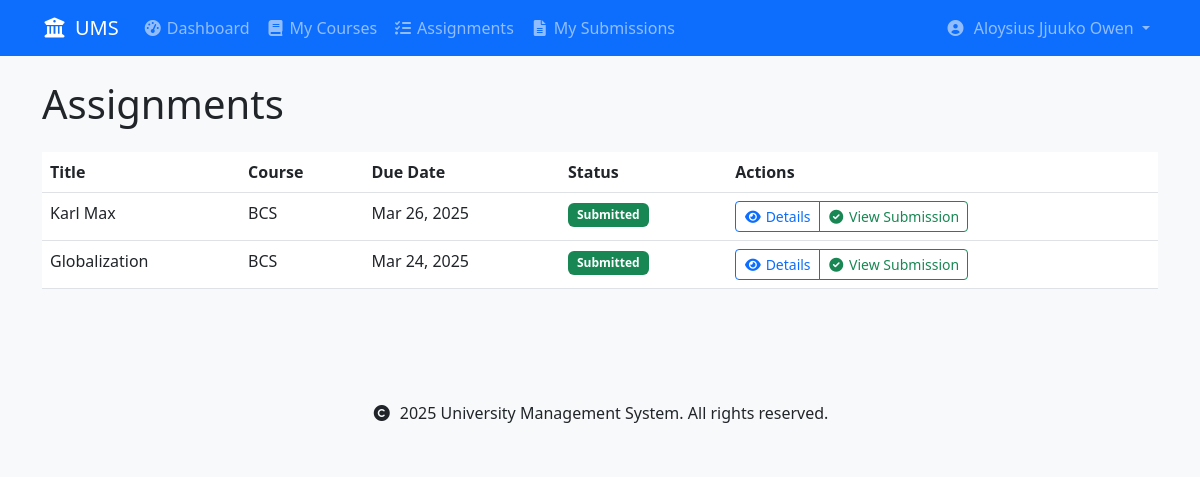
The page /assignments/ (signed in) on the database as committed earlier.
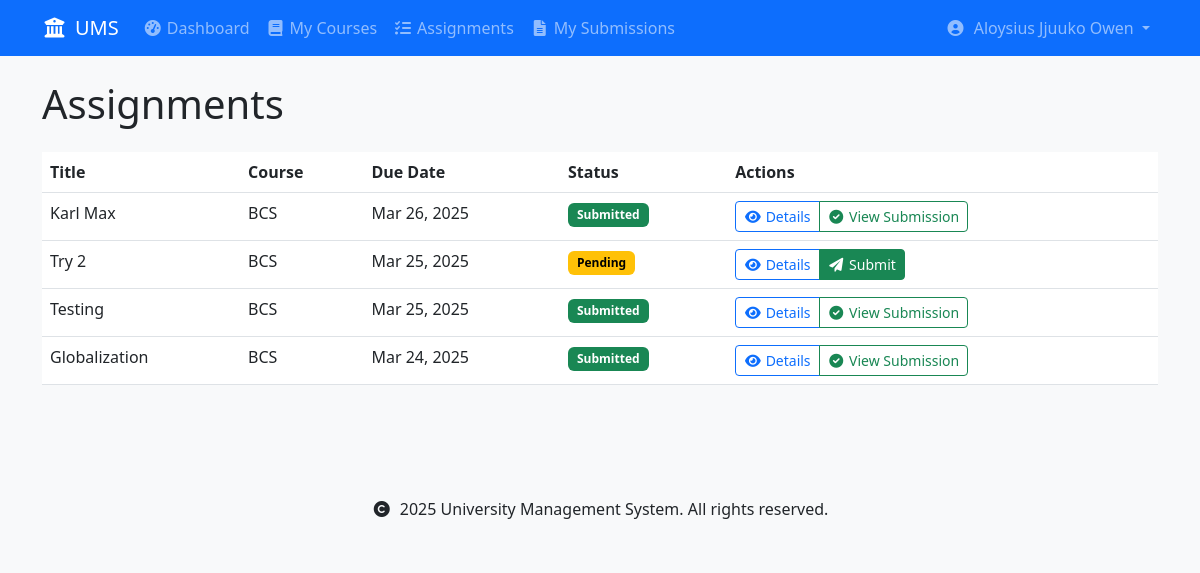
The same page on the database as committed later.
### assignments/models.py (models this page shows, shortened)
class Assignment(models.Model):
    title = models.CharField(max_length=200)
    course = models.ForeignKey(
        'courses.Course',
        on_delete=models.CASCADE,
        related_name='assignments'
    )
    description = models.TextField()
    due_date = models.DateTimeField()
    total_marks = models.DecimalField(
        max_digits=5,
        decimal_places=2,
        validators=[MinValueValidator(0)]
    )
    created_at = models.DateTimeField(auto_now_add=True)
    created_by = models.ForeignKey(
        settings.AUTH_USER_MODEL,
        on_delete=models.CASCADE,
        related_name='created_assignments'
    )
    class Meta:
        ordering = ['-due_date']
    def is_past_due(self):
        return timezone.now() > self.due_date

### courses/models.py (models this page shows, shortened)
class Course(models.Model):
    code = models.CharField(max_length=10, unique=True)
    name = models.CharField(max_length=100)
    department = models.ForeignKey(
        'schools.Department',
        on_delete=models.CASCADE,
        related_name='courses'
    )
    lecturer = models.ForeignKey(
        settings.AUTH_USER_MODEL,
        on_delete=models.SET_NULL,  # Changed from CASCADE to SET_NULL
        related_name='courses_teaching',
        limit_choices_to={'user_type': 'lecturer'},
        null=True  # Allow null for existing records
    )
    description = models.TextField(blank=True)
    credits = models.PositiveIntegerField(
        validators=[MinValueValidator(1), MaxValueValidator(6)],
        default=3  # Default number of credits
    )
    is_active = models.BooleanField(default=True)
    created_at = models.DateTimeField(auto_now_add=True)
    updated_at = models.DateTimeField(auto_now=True)
    class Meta:
        ordering = ['department', 'code']
        unique_together = ['department', 'code']

### assignments/views.py (the view)
# urls.py: path('', views.assignment_list, name='assignment_list'),
@login_required
def assignment_list(request):
    if request.user.is_student():
        assignments = Assignment.objects.filter(
            course__enrollments__student=request.user
        ).select_related('course', 'course__lecturer')
        for assignment in assignments:
            assignment.has_submitted = Submission.objects.filter(
                assignment=assignment,
                student=request.user
            ).exists()
    else:
        assignments = Assignment.objects.filter(
            course__lecturer=request.user
        ).select_related('course')
    return render(request, 'assignments/assignment_list.html', {
        'assignments': assignments
    })

### accounts/models.py (called while the page is built)
    def is_student(self):
        return self.user_type == 'student'

### templates/assignments/assignment_list.html (shortened to what this page needs)
{% extends 'base.html' %}
{% load custom_filters %}
{% block content %}
<div class="container">
    <h1 class="mb-4">Assignments</h1>
    {% if assignments %}
        <div class="table-responsive">
            <table class="table table-hover">
                <thead>
                    <tr>
                        <th>Title</th>
                        <th>Course</th>
                        <th>Due Date</th>
                        <th>Status</th>
                        <th>Actions</th>
                    </tr>
                </thead>
                <tbody>
                    {% for assignment in assignments %}
                        <tr>
                            <td>{{ assignment.title }}</td>
                            <td>{{ assignment.course.code }}</td>
                            <td>
                                {{ assignment.due_date|date:"M d, Y" }}
                            </td>
                            <td>
                                {% if assignment.has_submitted %}
                                    <span class="badge bg-success">Submitted</span>
                                {% else %}
                                    {% if assignment.is_past_due %}
                                        <span class="badge bg-danger">Missed</span>
                                    {% else %}
                                        <span class="badge bg-warning">Pending</span>
                                    {% endif %}
                                {% endif %}
                            </td>
                            <td>
                                <div class="btn-group">
                                    <a href="{% url 'assignments:assignment_detail' assignment.id %}"
                                       class="btn btn-sm btn-outline-primary">
                                        <i class="fas fa-eye me-1"></i>Details
                                    </a>
                                    {% if user.is_student %}
                                        {% if assignment.has_submitted %}
                                            <a href="{% url 'assignments:submission_detail' assignment.submissions.first.id %}"
                                               class="btn btn-sm btn-outline-success">
                                                <i class="fas fa-check-circle me-1"></i>View Submission
                                            </a>
                                        {% elif not assignment.is_past_due %}
                                            <a href="{% url 'assignments:submit_assignment' assignment.id %}"
                                               class="btn btn-sm btn-success">
                                                <i class="fas fa-paper-plane me-1"></i>Submit
                                            </a>
                                        {% endif %}
                                    {% endif %}
                                </div>
                            </td>
                        </tr>
                    {% endfor %}
                </tbody>
            </table>
        </div>
    {% else %}
        <div class="alert alert-info">
            <p class="mb-0">No assignments found.</p>
        </div>
    {% endif %}
</div>
{% endblock %}

Rows that differ between the two databases and show on the page:
added Assignment: title "Try 2", course.code "BCS", due_date "Mar 25, 2025", shows "Pending", shows "Submit"
added Assignment: title "Testing", course.code "BCS", due_date "Mar 25, 2025", shows "Submitted", shows "View Submission"
